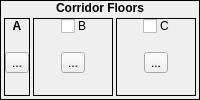
            <widget class="QFrame" name="frame_29">
             <property name="frameShape">
              <enum>QFrame::Box</enum>
             </property>
             <property name="frameShadow">
              <enum>QFrame::Plain</enum>
             </property>
             <layout class="QVBoxLayout" name="verticalLayout_38">
              <property name="spacing">
               <number>0</number>
              </property>
              <property name="margin">
               <number>0</number>
              </property>
              <item>
               <widget class="QLabel" name="label_25">
                <property name="sizePolicy">
                 <sizepolicy hsizetype="Preferred" vsizetype="Fixed">
                  <horstretch>0</horstretch>
                  <verstretch>0</verstretch>
                 </sizepolicy>
                </property>
                <property name="font">
                 <font>
                  <weight>75</weight>
                  <bold>true</bold>
                 </font>
                </property>
                <property name="text">
                 <string>Corridor Floors</string>
                </property>
                <property name="alignment">
                 <set>Qt::AlignCenter</set>
                </property>
               </widget>
              </item>
              <item>
               <widget class="QWidget" name="widget_32" native="true">
                <layout class="QHBoxLayout" name="horizontalLayout_27">
                 <property name="spacing">
                  <number>3</number>
                 </property>
                 <property name="margin">
                  <number>3</number>
                 </property>
                 <item>
                  <widget class="QFrame" name="frame_31">
                   <property name="sizePolicy">
                    <sizepolicy hsizetype="Preferred" vsizetype="Preferred">
                     <horstretch>0</horstretch>
                     <verstretch>0</verstretch>
                    </sizepolicy>
                   </property>
                   <property name="frameShape">
                    <enum>QFrame::Box</enum>
                   </property>
                   <property name="frameShadow">
                    <enum>QFrame::Plain</enum>
                   </property>
                   <layout class="QVBoxLayout" name="verticalLayout_40">
                    <property name="spacing">
                     <number>0</number>
                    </property>
                    <property name="margin">
                     <number>0</number>
                    </property>
                    <item>
                     <widget class="QLabel" name="label_26">
                      <property name="sizePolicy">
                       <sizepolicy hsizetype="Preferred" vsizetype="Fixed">
                        <horstretch>0</horstretch>
                        <verstretch>0</verstretch>
                       </sizepolicy>
                      </property>
                      <property name="font">
                       <font>
                        <weight>75</weight>
                        <bold>true</bold>
                       </font>
                      </property>
                      <property name="text">
                       <string>A</string>
                      </property>
                      <property name="alignment">
                       <set>Qt::AlignCenter</set>
                      </property>
                     </widget>
                    </item>
                    <item>
                     <widget class="QWidget" name="widget_33" native="true">
                      <layout class="QHBoxLayout" name="horizontalLayout_28">
                       <property name="spacing">
                        <number>0</number>
                       </property>
                       <property name="leftMargin">
                        <number>0</number>
                       </property>
                       <property name="topMargin">
                        <number>0</number>
                       </property>
                       <property name="rightMargin">
                        <number>0</number>
                       </property>
                       <property name="bottomMargin">
                        <number>3</number>
                       </property>
                       <item>
                        <widget class="TileButton" name="tbHallFloorATile">
                         <property name="text">
                          <string>...</string>
                         </property>
                         <property name="icon">
                          <iconset resource="gui_icons.qrc">
                           <normaloff>:/icons/addtile.png</normaloff>:/icons/addtile.png</iconset>
                         </property>
                         <property name="iconSize">
                          <size>
                           <width>32</width>
                           <height>32</height>
                          </size>
                         </property>
                        </widget>
                       </item>
                      </layout>
                     </widget>
                    </item>
                   </layout>
                  </widget>
                 </item>
                 <item>
                  <widget class="QFrame" name="frame_33">
                   <property name="sizePolicy">
                    <sizepolicy hsizetype="Preferred" vsizetype="Preferred">
                     <horstretch>0</horstretch>
                     <verstretch>0</verstretch>
                    </sizepolicy>
                   </property>
                   <property name="frameShape">
                    <enum>QFrame::Box</enum>
                   </property>
                   <property name="frameShadow">
                    <enum>QFrame::Plain</enum>
                   </property>
                   <layout class="QVBoxLayout" name="verticalLayout_42">
                    <property name="spacing">
                     <number>0</number>
                    </property>
                    <property name="margin">
                     <number>0</number>
                    </property>
                    <item>
                     <widget class="QWidget" name="widget_24" native="true">
                      <property name="sizePolicy">
                       <sizepolicy hsizetype="Preferred" vsizetype="Fixed">
                        <horstretch>0</horstretch>
                        <verstretch>0</verstretch>
                       </sizepolicy>
                      </property>
                      <property name="styleSheet">
                       <string notr="true">.QWidget
{
	border-width: 1px;
	border-style: solid;
	border-color: palette(window-text);
	background-color: palette(window-text);
}

.QWidget&gt;QLabel
{
	border-width: 0px;
	background-color: palette(window-text);
	color: palette(window);
	font-weight: bold;
}</string>
                      </property>
                      <layout class="QHBoxLayout" name="horizontalLayout_29">
                       <property name="spacing">
                        <number>3</number>
                       </property>
                       <property name="margin">
                        <number>0</number>
                       </property>
                       <item>
                        <spacer name="horizontalSpacer_9">
                         <property name="orientation">
                          <enum>Qt::Horizontal</enum>
                         </property>
                         <property name="sizeHint" stdset="0">
                          <size>
                           <width>10</width>
                           <height>15</height>
                          </size>
                         </property>
                        </spacer>
                       </item>
                       <item>
                        <widget class="QCheckBox" name="cbUseHallFloorB">
                         <property name="sizePolicy">
                          <sizepolicy hsizetype="Fixed" vsizetype="Fixed">
                           <horstretch>0</horstretch>
                           <verstretch>0</verstretch>
                          </sizepolicy>
                         </property>
                         <property name="text">
                          <string/>
                         </property>
                        </widget>
                       </item>
                       <item>
                        <widget class="QLabel" name="label_13">
                         <property name="sizePolicy">
                          <sizepolicy hsizetype="Fixed" vsizetype="Fixed">
                           <horstretch>0</horstretch>
                           <verstretch>0</verstretch>
                          </sizepolicy>
                         </property>
                         <property name="text">
                          <string>B</string>
                         </property>
                        </widget>
                       </item>
                       <item>
                        <spacer name="horizontalSpacer_10">
                         <property name="orientation">
                          <enum>Qt::Horizontal</enum>
                         </property>
                         <property name="sizeHint" stdset="0">
                          <size>
                           <width>10</width>
                           <height>15</height>
                          </size>
                         </property>
                        </spacer>
                       </item>
                      </layout>
                     </widget>
                    </item>
                    <item>
                     <widget class="QWidget" name="widget_35" native="true">
                      <layout class="QHBoxLayout" name="horizontalLayout_30">
                       <property name="spacing">
                        <number>0</number>
                       </property>
                       <property name="leftMargin">
                        <number>0</number>
                       </property>
                       <property name="topMargin">
                        <number>0</number>
                       </property>
                       <property name="rightMargin">
                        <number>0</number>
                       </property>
                       <property name="bottomMargin">
                        <number>3</number>
                       </property>
                       <item>
                        <widget class="TileButton" name="tbHallFloorBTile">
                         <property name="text">
                          <string>...</string>
                         </property>
                         <property name="icon">
                          <iconset resource="gui_icons.qrc">
                           <normaloff>:/icons/addtile.png</normaloff>:/icons/addtile.png</iconset>
                         </property>
                         <property name="iconSize">
                          <size>
                           <width>32</width>
                           <height>32</height>
                          </size>
                         </property>
                        </widget>
                       </item>
                      </layout>
                     </widget>
                    </item>
                   </layout>
                  </widget>
                 </item>
                 <item>
                  <widget class="QFrame" name="frame_34">
                   <property name="sizePolicy">
                    <sizepolicy hsizetype="Preferred" vsizetype="Preferred">
                     <horstretch>0</horstretch>
                     <verstretch>0</verstretch>
                    </sizepolicy>
                   </property>
                   <property name="frameShape">
                    <enum>QFrame::Box</enum>
                   </property>
                   <property name="frameShadow">
                    <enum>QFrame::Plain</enum>
                   </property>
                   <layout class="QVBoxLayout" name="verticalLayout_43">
                    <property name="spacing">
                     <number>0</number>
                    </property>
                    <property name="margin">
                     <number>0</number>
                    </property>
                    <item>
                     <widget class="QWidget" name="widget_25" native="true">
                      <property name="sizePolicy">
                       <sizepolicy hsizetype="Preferred" vsizetype="Fixed">
                        <horstretch>0</horstretch>
                        <verstretch>0</verstretch>
                       </sizepolicy>
                      </property>
                      <property name="styleSheet">
                       <string notr="true">.QWidget
{
	border-width: 1px;
	border-style: solid;
	border-color: palette(window-text);
	background-color: palette(window-text);
}

.QWidget&gt;QLabel
{
	border-width: 0px;
	background-color: palette(window-text);
	color: palette(window);
	font-weight: bold;
}</string>
                      </property>
                      <layout class="QHBoxLayout" name="horizontalLayout_31">
                       <property name="spacing">
                        <number>3</number>
                       </property>
                       <property name="margin">
                        <number>0</number>
                       </property>
                       <item>
                        <spacer name="horizontalSpacer_11">
                         <property name="orientation">
                          <enum>Qt::Horizontal</enum>
                         </property>
                         <property name="sizeHint" stdset="0">
                          <size>
                           <width>10</width>
                           <height>15</height>
                          </size>
                         </property>
                        </spacer>
                       </item>
                       <item>
                        <widget class="QCheckBox" name="cbUseHallFloorC">
                         <property name="sizePolicy">
                          <sizepolicy hsizetype="Fixed" vsizetype="Fixed">
                           <horstretch>0</horstretch>
                           <verstretch>0</verstretch>
                          </sizepolicy>
                         </property>
                         <property name="text">
                          <string/>
                         </property>
                        </widget>
                       </item>
                       <item>
                        <widget class="QLabel" name="label_14">
                         <property name="sizePolicy">
                          <sizepolicy hsizetype="Fixed" vsizetype="Fixed">
                           <horstretch>0</horstretch>
                           <verstretch>0</verstretch>
                          </sizepolicy>
                         </property>
                         <property name="text">
                          <string>C</string>
                         </property>
                        </widget>
                       </item>
                       <item>
                        <spacer name="horizontalSpacer_12">
                         <property name="orientation">
                          <enum>Qt::Horizontal</enum>
                         </property>
                         <property name="sizeHint" stdset="0">
                          <size>
                           <width>10</width>
                           <height>15</height>
                          </size>
                         </property>
                        </spacer>
                       </item>
                      </layout>
                     </widget>
                    </item>
                    <item>
                     <widget class="QWidget" name="widget_37" native="true">
                      <layout class="QHBoxLayout" name="horizontalLayout_32">
                       <property name="spacing">
                        <number>0</number>
                       </property>
                       <property name="leftMargin">
                        <number>0</number>
                       </property>
                       <property name="topMargin">
                        <number>0</number>
                       </property>
                       <property name="rightMargin">
                        <number>0</number>
                       </property>
                       <property name="bottomMargin">
                        <number>3</number>
                       </property>
                       <item>
                        <widget class="TileButton" name="tbHallFloorCTile">
                         <property name="text">
                          <string>...</string>
                         </property>
                         <property name="icon">
                          <iconset resource="gui_icons.qrc">
                           <normaloff>:/icons/addtile.png</normaloff>:/icons/addtile.png</iconset>
                         </property>
                         <property name="iconSize">
                          <size>
                           <width>32</width>
                           <height>32</height>
                          </size>
                         </property>
                        </widget>
                       </item>
                      </layout>
                     </widget>
                    </item>
                   </layout>
                  </widget>
                 </item>
                </layout>
               </widget>
              </item>
             </layout>
            </widget>
